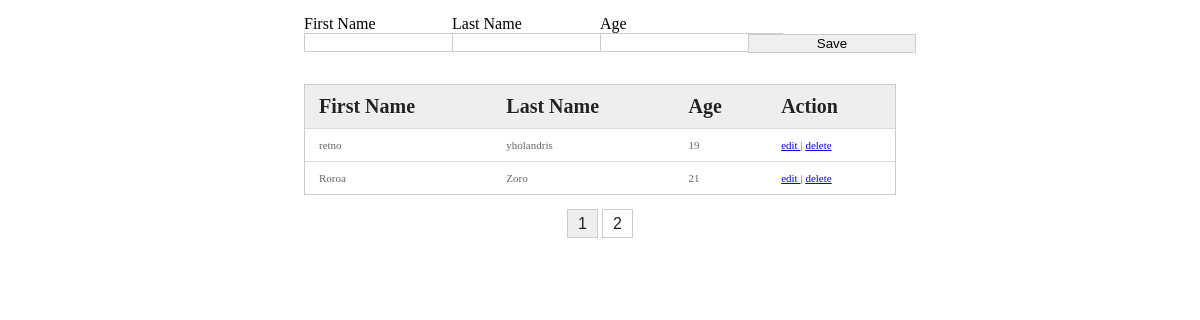
The app's page /index.php?page=2 with its own data.
### tables this page shows
CREATE TABLE IF NOT EXISTS `members` (
`id` int(11) NOT NULL,
  `fname` varchar(100) NOT NULL,
  `lname` varchar(100) NOT NULL,
  `age` int(5) NOT NULL
);

### index.php (the view, shortened to what this page needs)
<form action="reg.php" method="POST" style="width: 50%; margin: 15px auto; height: 54px;">
	<div style="float:left;width:25%;">
		First Name<br>
		<input type="text" name="fname" />
	</div>
	<div style="float:left;width:25%;">
		Last Name<br>
		<input type="text" name="lname" />
	</div>
	<div style="float:left;width:25%;">
		Age<br>
		<input type="text" name="age" />
	</div>
	<div style="float:left;width:25%;">
		<input type="submit" value="Save" id="secret" />
	</div>
</form>
<table cellspacing="0" cellpadding="2" id="sample" >
	<thead>
		<tr>
			<th> First Name </th>
			<th> Last Name </th>
			<th> Age </th>
			<th> Action </th>
		</tr>
	</thead>
	<tbody>
		<?php
			include('connect.php');
			if (isset($_GET["page"])) {
				$page  = $_GET["page"];
			} else {
				$page=1;
			};
			$start_from = ($page-1) * 6;
			$result = $db->prepare("SELECT * FROM members ORDER BY id ASC LIMIT $start_from, 6");
			$result->execute();
			for($i=0; $row = $result->fetch(); $i++){
		?>
				<tr class="record">
					<td><?php echo $row['fname']; ?></td>
					<td><?php echo $row['lname']; ?></td>
					<td><?php echo $row['age']; ?></td>
					<td><a href="editform.php?id=<?php echo $row['id']; ?>"> edit </a> |
						<a href="delete.php?id=<?php echo $row['id']; ?>"> delete </a>
					</td>
				</tr>
		<?php
			}
		?>
	</tbody>
</table>
<div id="pagination">
	<?php
		$result = $db->prepare("SELECT COUNT(id) FROM members");
		$result->execute();
		$row = $result->fetch();
		$total_records = $row[0];
		$total_pages = ceil($total_records / 6);
		for ($i=1; $i<=$total_pages; $i++) {
			echo "<a href='index.php?page=".$i."'";
			if($page==$i){
				echo "id=active";
			}
			echo ">";
			echo "".$i."</a> ";
		};
	?>
</div>

### index.php (style rules this page uses)
table { border-collapse: separate; background-color: #FFFFFF; border-spacing: 0; width: 50%; color: #666666; text-shadow: 0 1px 0 #FFFFFF; border: 1px solid #CCCCCC; box-shadow: 0; margin: 0 auto; }
table thead tr th { background: none repeat scroll 0 0 #EEEEEE; color: #222222; padding: 10px 14px; text-align: left; border-top: 0 none; font-size: 12px; }
table tbody tr td { background-color: #FFFFFF; font-size: 11px; text-align: left; padding: 10px 14px; border-top: 1px solid #DDDDDD; }
#pagination { text-align: center; margin-top: 20px; }
#pagination a { border: 1px solid #CCCCCC; padding: 5px 10px; font-family: arial; text-decoration: none; background: none repeat scroll 0 0 #EEEEEE; color: #222222; }
a#active { background-color: #FFFFFF; }
#sample thead tr th { font-size: 20px; }
input { border: 1px solid #CCCCCC; }
#secret { margin-top: 19px; width: 168px; }

### records on screen
members: fname "retno", lname "yholandris", age "19"
members: fname "Roroa", lname "Zoro", age "21"
